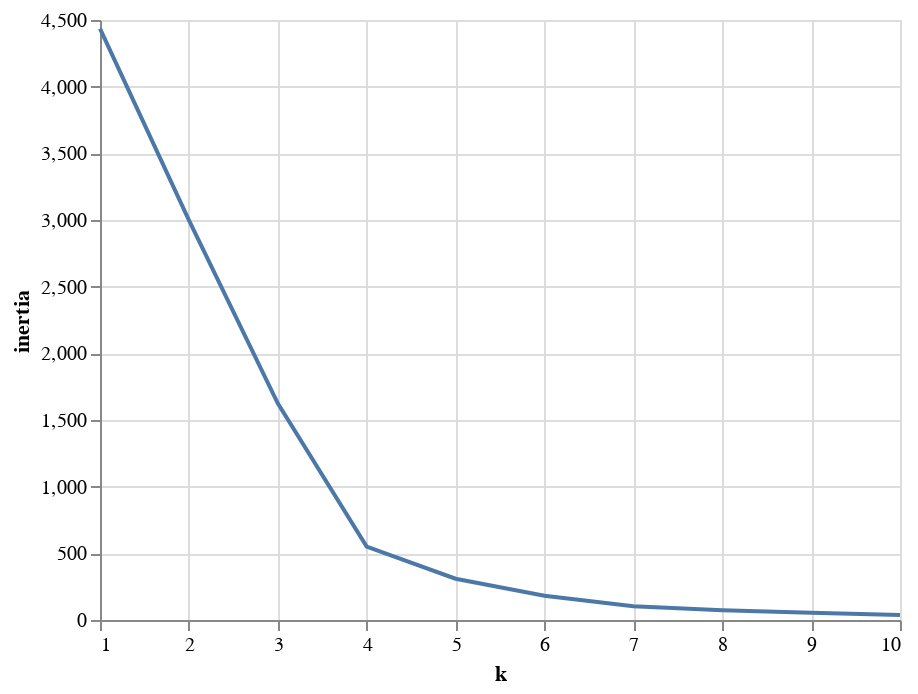

Write notebook code for a chart like this one.
### Code cell
import altair as alt
alt.Chart(df_elbow).mark_line().encode(
    x='k',
    y='inertia'
)

### Figure 1 — Vega-Lite specification as saved in the notebook (floating-point values rounded to 4 significant figures)
{"config": {"view": {"continuousWidth": 400, "continuousHeight": 300}}, "data": {"name": "data-5fe535830ab250ef5eb1be876df42747"}, "mark": "line", "encoding": {"x": {"field": "k", "type": "quantitative"}, "y": {"field": "inertia", "type": "quantitative"}}, "$schema": "https://vega.github.io/schema/vega-lite/v4.17.0.json", "datasets": {"data-5fe535830ab250ef5eb1be876df42747": [{"k": 1, "inertia": 4435.0}, {"k": 2, "inertia": 2999.0}, {"k": 3, "inertia": 1625.0}, {"k": 4, "inertia": 551.1}, {"k": 5, "inertia": 309.7}, {"k": 6, "inertia": 182.1}, {"k": 7, "inertia": 103.5}, {"k": 8, "inertia": 72.7}, {"k": 9, "inertia": 54.17}, {"k": 10, "inertia": 37.76}]}}
